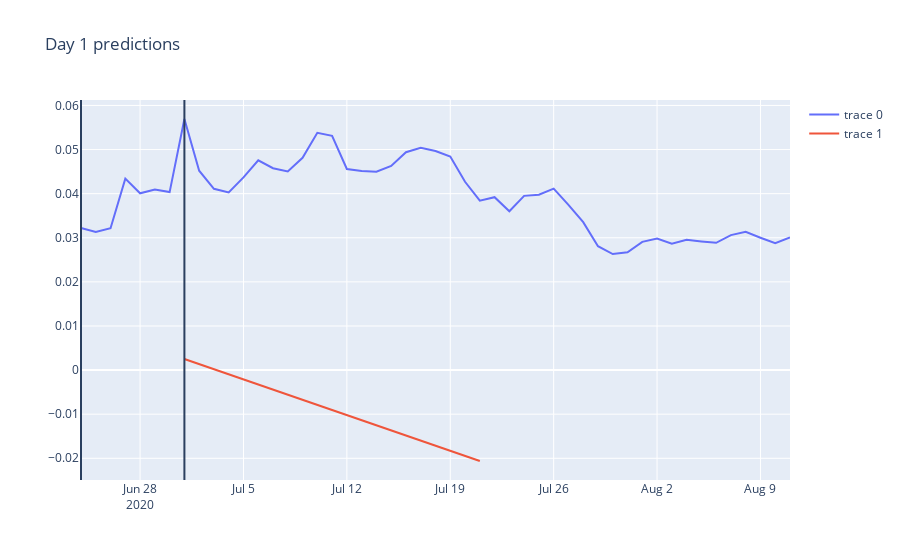
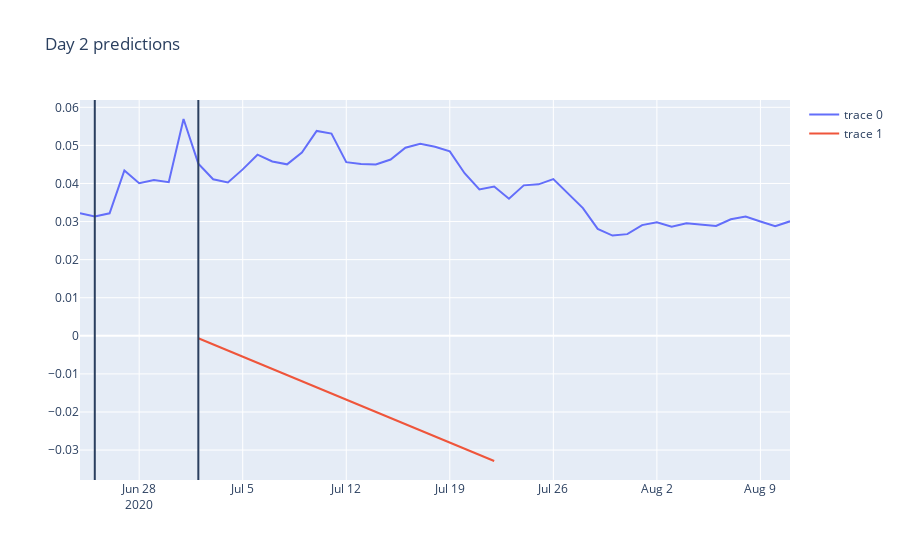
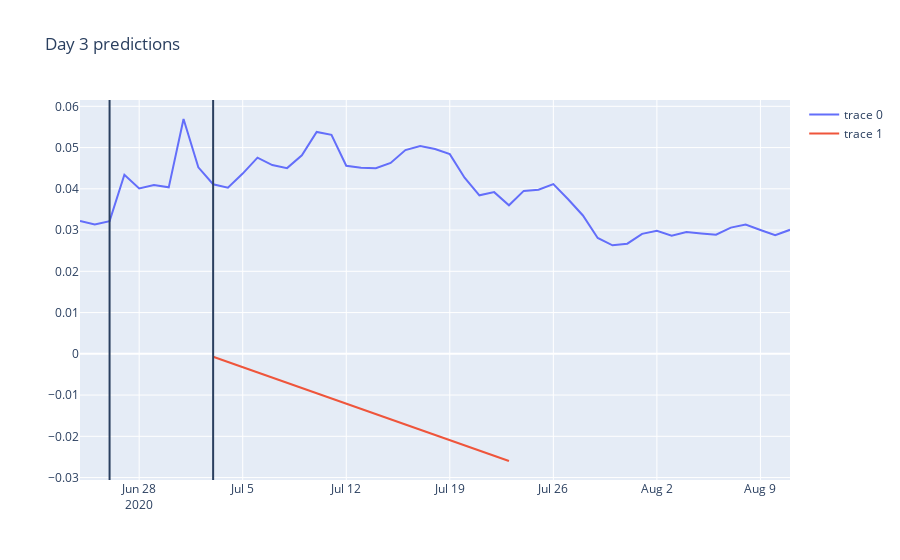
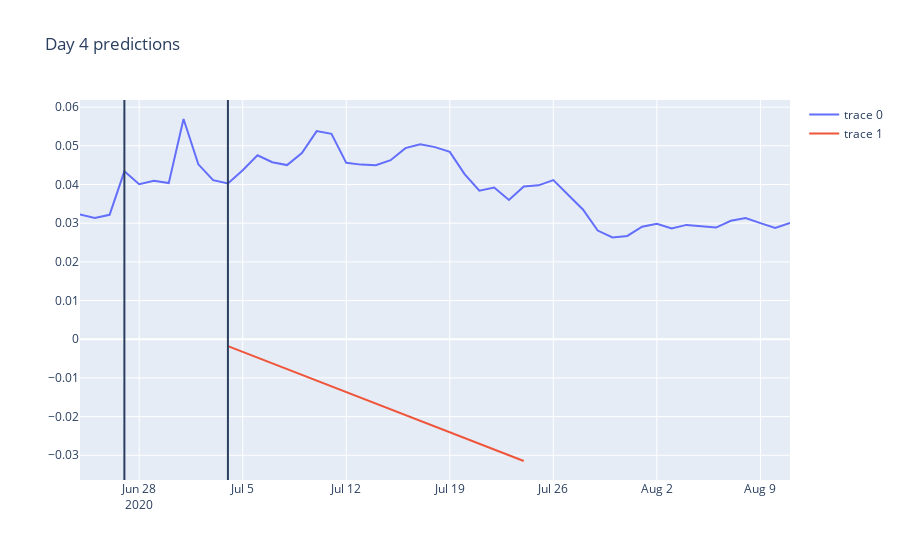

Source (notebook cell) for these figures, in order:
### Code cell
plot_graphs('2020-7-1','2020-7-20',weir, data_path)
